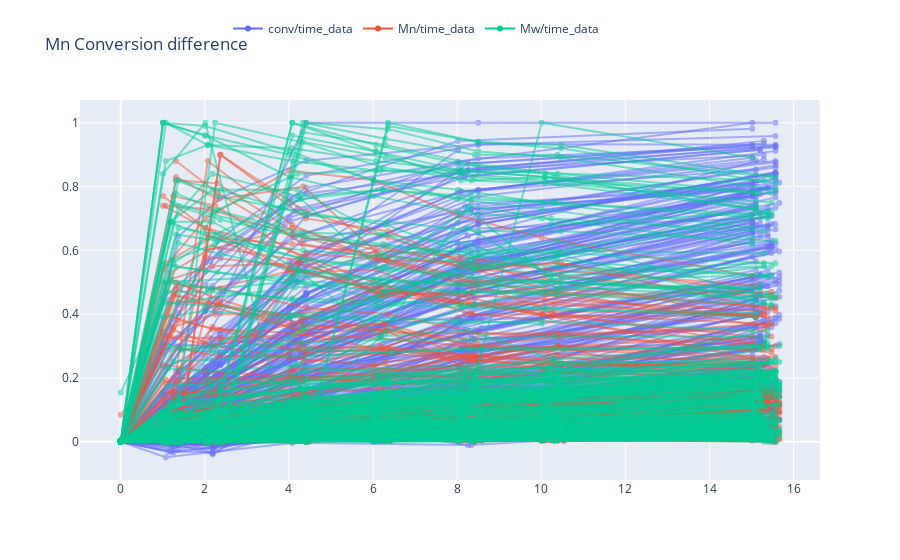

The code cell stored with this chart in its notebook:
### Code cell
# plot Mn Conversion difference
fig = px.line(title="Mn Conversion difference")
data_list = ["conv/time_data", "Mn/time_data", "Mw/time_data"]
for idx, data in (enumerate(data_list)):
    for kin in kinetics_df[data]:
        fig.add_scatter(x=kin[0], y=kin[1], mode="lines+markers", opacity=0.5, marker=dict(color=colors[idx%len(colors)]), showlegend=False, legendgroup=str(idx))
    # custom legend
    fig.add_scatter(x=[None], y=[None], marker=dict(color=colors[idx%len(colors)]), name= data_list[idx], legendgroup=str(idx))
fig.update_layout(legend=dict(
    orientation="h",
    yanchor="bottom",
    y=1.15,
    xanchor="left",
    x=0.2
    ))
fig.show()
